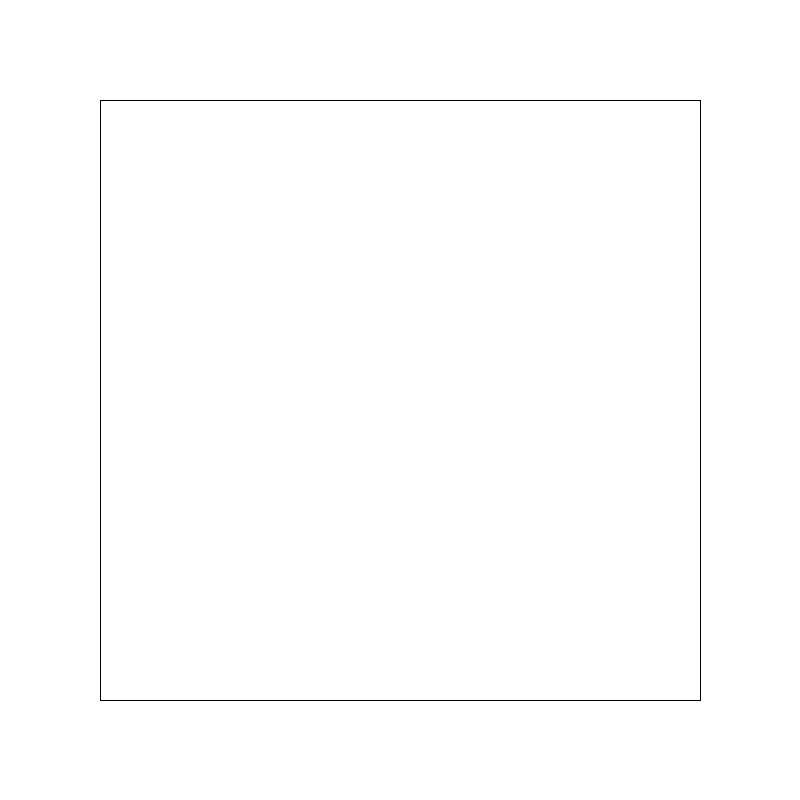
Frame 1 (no input)
Frame 2 (the mouse pressed at the canvas centre, redrawn once): identical to frame 1, image omitted

The Processing sketch that drew this single still picture (run headless with seeded random() and noise(); the mouse was pressed at the canvas centre and the sketch redrawn once):

// Processing sketch: sketch__basic_setup_01
// ── sketch__basic_setup_01.pde
void setup() {
  size(800, 800);
  background(255);
  //noFill();
  // loop on/off
  noLoop();
}

void draw() {
  
  rect(100, 100, 600, 600);

// Saves a PNG
// save("file.png");
}
